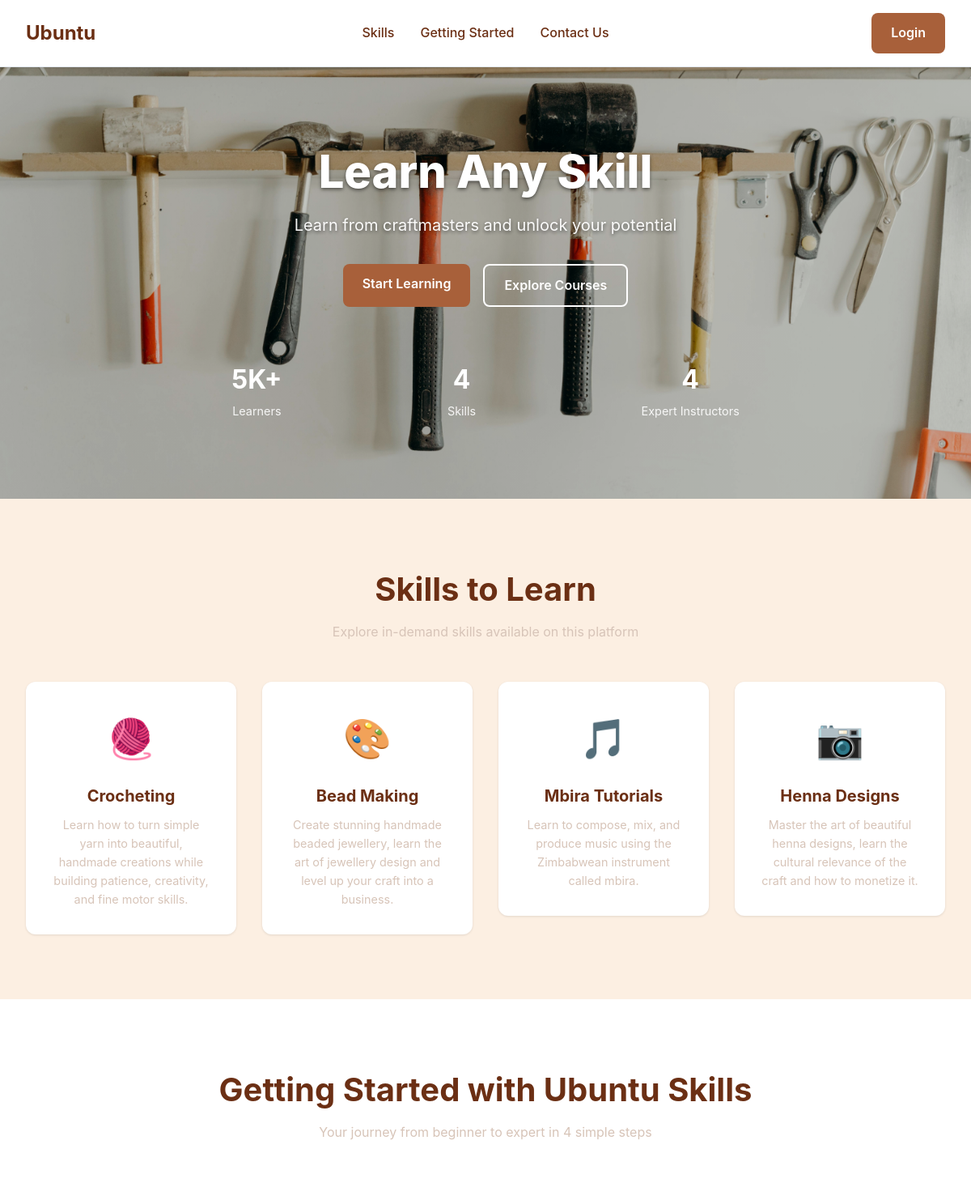
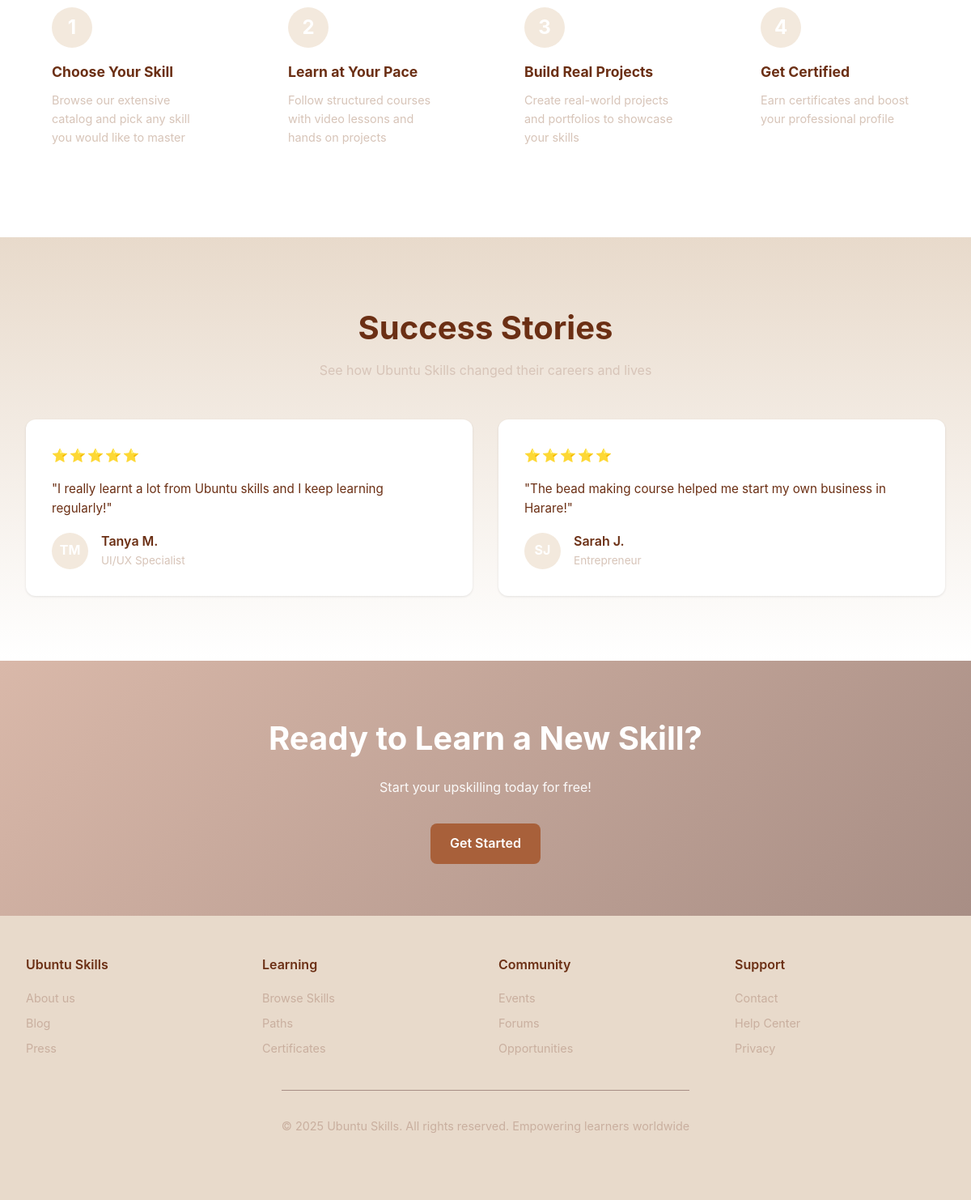
The page / on the database its author committed (2 pictures, top to bottom).
### tables this page shows
CREATE TABLE `courses` (
  `id` int(11) UNSIGNED NOT NULL,
  `title` varchar(100) NOT NULL,
  `description` text NOT NULL,
  `icon` varchar(50) NOT NULL,
  `folder_name` varchar(50) NOT NULL,
  `is_active` tinyint(1) DEFAULT 1,
  `created_at` timestamp NOT NULL DEFAULT current_timestamp(),
  `updated_at` timestamp NOT NULL DEFAULT current_timestamp() ON UPDATE current_timestamp()
);

CREATE TABLE `testimonials` (
  `id` int(11) UNSIGNED NOT NULL,
  `name` varchar(100) NOT NULL,
  `role` varchar(100) NOT NULL,
  `content` text NOT NULL,
  `rating` int(1) NOT NULL DEFAULT 5,
  `initials` varchar(5) NOT NULL,
  `created_at` timestamp NOT NULL DEFAULT current_timestamp()
);

### config.php (called while the page is built, shortened)
<?php
function isLoggedIn() {
    return isset($_SESSION['username']);
}
?>

### index.php (the view, shortened to what this page needs)
<?php
require_once 'config.php';
$isLoggedIn = isLoggedIn();
$username = getUsername();
?>
<!DOCTYPE html>
<html lang="en">
<head>
    <link rel="stylesheet" href="styles.css">
</head>
<body>
    <header>
        <a href="index.php" class="logo">Ubuntu</a>
        <nav id="nav-menu">
            <a href="#skills">Skills</a>
            <a href="#how">Getting Started</a>
            <a href="#footer">Contact Us</a>
        </nav>
        <div class="auth-buttons" style="display: flex; align-items: center; gap: 1rem;">
            <?php if ($isLoggedIn): ?>
                <span style="font-weight: bold; color: var(--accent);">
                    Hi, <?php echo htmlspecialchars($username); ?>
                </span>
                <a href="logout.php" class="btn btn-secondary" style="padding: 0.5rem 1rem; font-size: 0.9rem;">
                    Log Out
                </a>
            <?php else: ?>
                <a href="login.html" class="btn btn-primary">Login</a>
            <?php endif; ?>
        </div>
    </header>
    <section class="hero">
        <div class="hero-content">
            <h1>Learn Any Skill</h1>
            <p>Learn from craftmasters and unlock your potential</p>
            <div class="hero-buttons">
                <?php if ($isLoggedIn): ?>
                    <a href="#skills" class="btn btn-primary">Browse Courses</a>
                <?php else: ?>
                    <a href="login.php" class="btn btn-primary">Start Learning</a>
                    <a href="#skills" class="btn btn-secondary">Explore Courses</a>
                <?php endif; ?>
            </div>
            <div class="hero-stats">
                <div class="stat">
                    <span class="stat-number">5K+</span>
                    <span class="stat-label">Learners</span>
                </div>
                <div class="stat">
                    <span class="stat-number">4</span>
                    <span class="stat-label">Skills</span>
                </div>
                <div class="stat">
                    <span class="stat-number">4</span>
                    <span class="stat-label">Expert Instructors</span>
                </div>
            </div>
        </div>
    </section>
    <section class="featured-skills" id="skills">
        <div class="container">
            <h2 class="section-title">Skills to Learn</h2>
            <p class="section-subtitle">Explore in-demand skills available on this platform</p>
            <div class="skills-grid">
                <?php
                try {
                    $pdo = getSecureDBConnection();
                    $stmt = $pdo->prepare("SELECT * FROM courses WHERE is_active = 1 ORDER BY id");
                    $stmt->execute();
                    $courses = $stmt->fetchAll();
                    if (count($courses) > 0) {
                        foreach ($courses as $course) {
                            $folder = htmlspecialchars($course['folder_name']);
                            $link = "#";
                            if ($isLoggedIn) {
                                $courseLinks = [
                                    'crochet' => 'crochet/crochetHome.html',
                                    'beads' => 'beads/index.php',
                                    'henna' => 'Henna/henna.html',
                                    'mbira' => 'mbira/index.html'
                                ];
                                $link = isset($courseLinks[$folder]) ? $courseLinks[$folder] : '#';
                            } else {
                                $link = 'login.php';
                            }
                            echo '
                            <a href="' . htmlspecialchars($link) . '" style="text-decoration: none; color: inherit;">
                                <div class="skill-card">
                                    <div class="skill-icon">' . htmlspecialchars($course['icon']) . '</div>
                                    <h3>' . htmlspecialchars($course['title']) . '</h3>
                                    <p>' . htmlspecialchars($course['description']) . '</p>
                                </div>
                            </a>
                            ';
                        }
                    } else {
                        echo '<p>No courses available at the moment.</p>';
                    }
                } catch (PDOException $e) {
                    echo '<p>Unable to load courses. Please try again later.</p>';
                }
                ?>
            </div>
        </div>
    </section>
    <section class="how-it-works" id="how">
        <div class="container">
            <h2 class="section-title">Getting Started with Ubuntu Skills</h2>
            <p class="section-subtitle">Your journey from beginner to expert in 4 simple steps</p>
            <div class="steps">
                <div class="step">
                    <div class="step-number">1</div>
                    <h3>Choose Your Skill</h3>
                    <p>Browse our extensive catalog and pick any skill you would like to master</p>
                </div>
                <div class="step">
                    <div class="step-number">2</div>
                    <h3>Learn at Your Pace</h3>
                    <p>Follow structured courses with video lessons and hands on projects</p>
                </div>
                <div class="step">
                    <div class="step-number">3</div>
                    <h3>Build Real Projects</h3>
                    <p>Create real-world projects and portfolios to showcase your skills</p>
                </div>
                <div class="step">
                    <div class="step-number">4</div>
                    <h3>Get Certified</h3>
                    <p>Earn certificates and boost your professional profile</p>
                </div>
            </div>
        </div>
    </section>
    <section class="testimonials">
        <div class="container">
            <h2 class="section-title">Success Stories</h2>
            <p class="section-subtitle">See how Ubuntu Skills changed their careers and lives</p>
            <div class="testimonials-grid">
                <?php
                try {
                    $stmt_testi = $pdo->prepare("SELECT * FROM testimonials ORDER BY created_at DESC LIMIT 3");
                    $stmt_testi->execute();
                    $testimonials = $stmt_testi->fetchAll();
                    if (count($testimonials) > 0) {
                        foreach ($testimonials as $row) {
                            $stars = str_repeat("⭐", (int)$row['rating']);
                            echo '
                            <div class="testimonial-card">
                                <div class="stars">' . $stars . '</div>
                                <p class="testimonial-text">"' . htmlspecialchars($row['content']) . '"</p>
                                <div class="testimonial-author">
                                    <div class="author-avatar">' . htmlspecialchars($row['initials']) . '</div>
                                    <div>
                                        <div class="author-name">' . htmlspecialchars($row['name']) . '</div>
                                        <div class="author-role">' . htmlspecialchars($row['role']) . '</div>
                                    </div>
                                </div>
                            </div>
                            ';
                        }
                    } else {
                        echo '<p style="text-align:center; width:100%;">No testimonials yet. Be the first to share your story!</p>';
                    }
                } catch (PDOException $e) {
                    echo '<p>Unable to load success stories.</p>';
                }
                ?>
            </div>
        </div>
    </section>
    <section class="cta">
        <div class="container">
            <h2>Ready to Learn a New Skill?</h2>
            <p>Start your upskilling today for free!</p>
            <?php if ($isLoggedIn): ?>
                <a href="#skills" class="btn btn-primary">Browse Courses</a>
            <?php else: ?>
                <a href="signup.php" class="btn btn-primary">Get Started</a>
            <?php endif; ?>
        </div>
    </section>
    <footer>
        <div class="footer-content" id="footer">
            <div class="footer-section">
                <h4>Ubuntu Skills</h4>
                <a href="#">About us</a>
                <a href="#">Blog</a>
                <a href="#">Press</a>
            </div>
            <div class="footer-section">
                <h4>Learning</h4>
                <a href="#">Browse Skills</a>
                <a href="#">Paths</a>
                <a href="#">Certificates</a>
            </div>
            <div class="footer-section">
                <h4>Community</h4>
                <a href="#">Events</a>
                <a href="#">Forums</a>
                <a href="#">Opportunities</a>
            </div>
            <div class="footer-section">
                <h4>Support</h4>
                <a href="#">Contact</a>
                <a href="#">Help Center</a>
                <a href="#">Privacy</a>
            </div>
            <div class="footer-bottom">
                <p>&copy; 2025 Ubuntu Skills. All rights reserved. Empowering learners worldwide</p>
            </div>
        </div>
    </footer>
</body>
</html>

### rows shown on the page
courses: icon "🧶", title "Crocheting", description "Learn how to turn simple yarn into beautiful, handmade creations while building patience, creativity, and fine motor skills."
courses: icon "🎨", title "Bead Making", description "Create stunning handmade beaded jewellery, learn the art of jewellery design and level up your craft into a business."
courses: icon "🎵", title "Mbira Tutorials", description "Learn to compose, mix, and produce music using the Zimbabwean instrument called mbira."
courses: icon "📷", title "Henna Designs", description "Master the art of beautiful henna designs, learn the cultural relevance of the craft and how to monetize it."
testimonials: rating "⭐⭐⭐⭐⭐", content "I really learnt a lot from Ubuntu skills and I keep learning regularly!", initials "TM", name "Tanya M.", role "UI/UX Specialist"
testimonials: rating "⭐⭐⭐⭐⭐", content "The bead making course helped me start my own business in Harare!", initials "SJ", name "Sarah J.", role "Entrepreneur"
